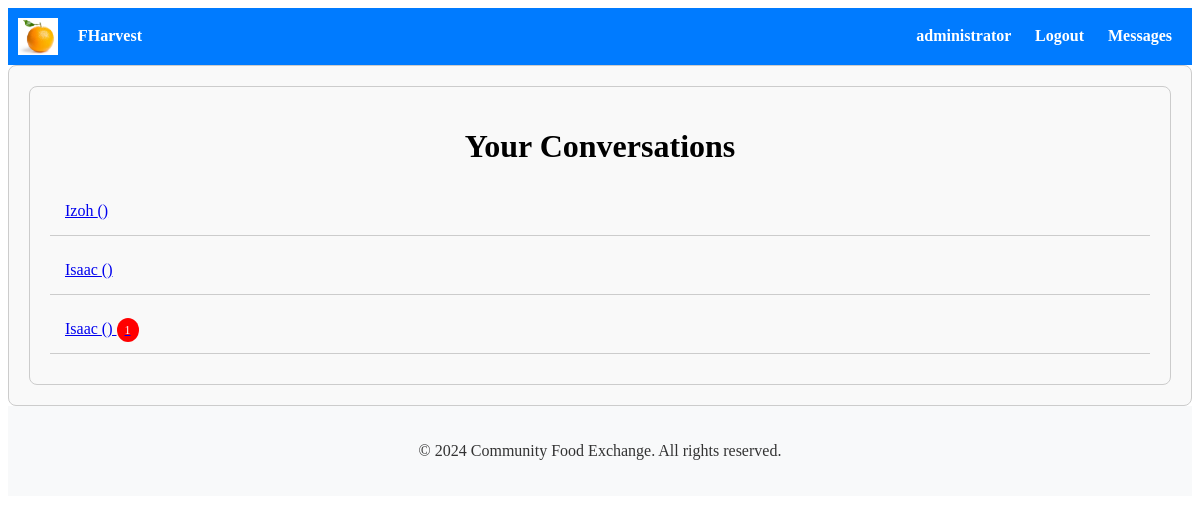
/messaging/conversations/ (signed in), run on the app's committed database.
### messaging/models.py (models this page shows)
class Conversation(models.Model):
    participants = models.ManyToManyField(User, related_name='conversations')
    listing = models.ForeignKey(Listing, on_delete=models.CASCADE, related_name='conversations', blank=True, null=True)

### messaging/views.py (the view)
# urls.py: path('conversations/', views.conversation_list, name='conversation_list'),
@login_required
def conversation_list(request):
    conversations = request.user.conversations.all()
    for conversation in conversations:
        conversation.latest_message = conversation.messages.last()
        conversation.unread_messages_count = conversation.messages.filter(sender=request.user, is_read=False).count()
        conversation.new_messages_count = conversation.messages.exclude(sender=request.user).filter(is_read=False).count()
        conversation.other_user = conversation.participants.exclude(id=request.user.id).first()
        conversation.listing = Listing.objects.first()  # Replace with your actual logic to retrieve the listing
    return render(request, 'messaging/conversation_list.html', {'conversations': conversations})

### messaging/templates/messaging/conversation_list.html (shortened to what this page needs)
{% extends 'accounts/base.html' %}
{% block content %}
<div class="container">
    <h1>Your Conversations</h1>
    <div class="conversation-list">
        {% for conversation in conversations %}
            <div class="conversation-item">
                <a href="{% url 'conversation_detail' conversation.id %}">
                    {% if conversation.messages.last %}
                        {% if conversation.messages.last.sender != user %}
                            {{ conversation.other_user.username }} ({{ conversation.listing.name }})
                        {% else %}
                            {{ conversation.other_user.username }} ({{ conversation.listing.name }})
                        {% endif %}
                    {% else %}
                        {% for participant in conversation.participants.all %}
                            {% if participant != user %}
                                {{ participant.username }} ({{ conversation.listing.name }})
                            {% endif %}
                        {% endfor %}
                    {% endif %}
                    {% if conversation.new_messages_count > 0 %}
                        <span class="badge new" data-toggle="tooltip" data-placement="bottom" title="You have {{ conversation.new_messages_count }} new message(s)">{{ conversation.new_messages_count }}</span>
                    {% endif %}
                </a>
            </div>
        {% endfor %}
    </div>
</div>
{% endblock %}

### accounts/templates/accounts/base.html (shortened to what this page needs)
{% load static %}
<!DOCTYPE html>
<html lang="en">
<head>
    <link rel="stylesheet" type="text/css" href="{% static 'css/style.css' %}">
    <link href="https://cdn.jsdelivr.net/npm/bootstrap-icons@1.11.3/font/bootstrap-icons.css" rel="stylesheet">
    <link rel="stylesheet" href="{% static 'path/to/compiled/bootstrap-icons.css' %}">
</head>
<body>
    <nav>
        <div class="brand-name">
            <img src="{% static 'logo.png' %}" alt="Logo" class="logo">
            <a href="{% url 'home' %}" style="color: inherit; text-decoration: none;">
                FHarvest
            </a>
        </div>
        <div class="nav-links">
            {% if user.is_authenticated %}
            <a href="{% url 'profile_update' %}">
                <span class="username">{{ user.username }}</span>
            </a>
            <a href="{% url 'logout' %}">Logout</a>
            <a href="{% if latest_conversation_id %}{% url 'conversation_detail' latest_conversation_id %}{% else %}{% url 'conversation_list' %}{% endif %}">
                Messages {% if unread_messages_count %}<span class="badge">{{ unread_messages_count }}</span>{% endif %}
            </a>
            {% else %}
            <a href="{% url 'login' %}">Login</a>
            <a href="{% url 'signup' %}">Signup</a>
            {% endif %}
        </div>
    </nav>
    <div class="container">
        {% block content %}
        {% endblock %}
    </div>
    <footer>
        <p>© 2024 Community Food Exchange. All rights reserved.</p>
    </footer>
</body>
</html>

### accounts/static/css/style.css (style rules this page uses)
.container { max-width: 1200px; margin: 0 auto; padding: 2px; }
.brand-name { display: flex; align-items: center; }
.logo { width: 50px; margin-right: 10px; }
.badge { background-color: red; color: white; padding: 3px 6px; border-radius: 50%; font-size: 12px; }
.conversation-list { list-style-type: none; padding: 0; }
.conversation-item { margin-bottom: 10px; }
.container { max-width: 800px; margin: 0 auto; }
.conversation-item { padding: 15px; border-bottom: 1px solid #ccc; }
.badge { background-color: red; color: white; padding: 5px 8px; border-radius: 50%; font-size: 12px; }
.container { max-width: 800px; margin: 20px auto; padding: 2px; border: 1px solid #ccc; border-radius: 8px; background-color: #f9f9f9; }
.container h1 { text-align: center; }

### accounts/templates/accounts/base.html (style rules this page uses)
nav { background-color: #007bff; color: #fff; padding: 10px; display: flex; justify-content: space-between; align-items: center; }
nav a { color: #fff; text-decoration: none; margin: 0 10px; font-weight: bold; }
.brand-name { cursor: pointer; display: flex; align-items: center; }
.logo { width: 40px; height: auto; margin-right: 10px; }
footer { background-color: #f8f9fa; color: #333; padding: 20px; text-align: center; }
.container { max-width: 100%; margin: 0 auto; padding: 20px; box-sizing: border-box; }

### data on the page
Conversation: other_user.username "Izoh"
Conversation: other_user.username "Isaac"
Conversation: other_user.username "Isaac", new_messages_count "1"

### other printed values
{{ user.username }} "administrator"
